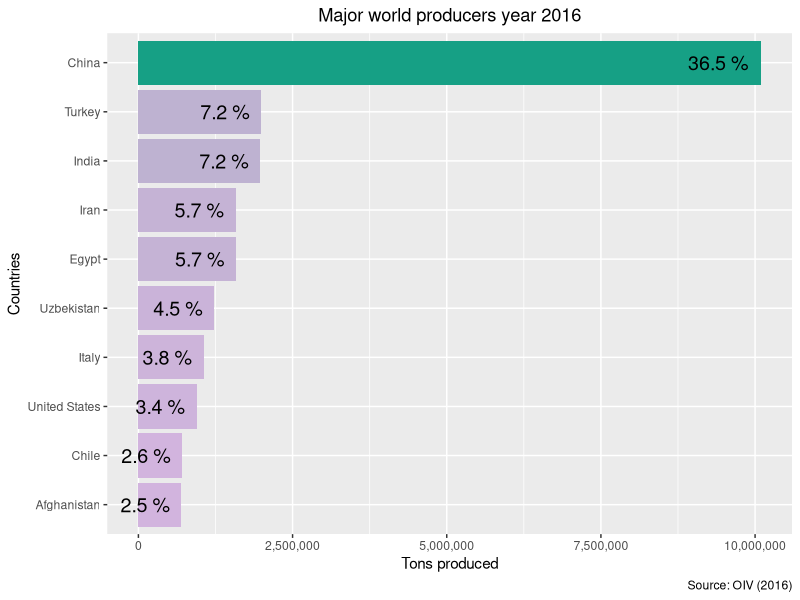
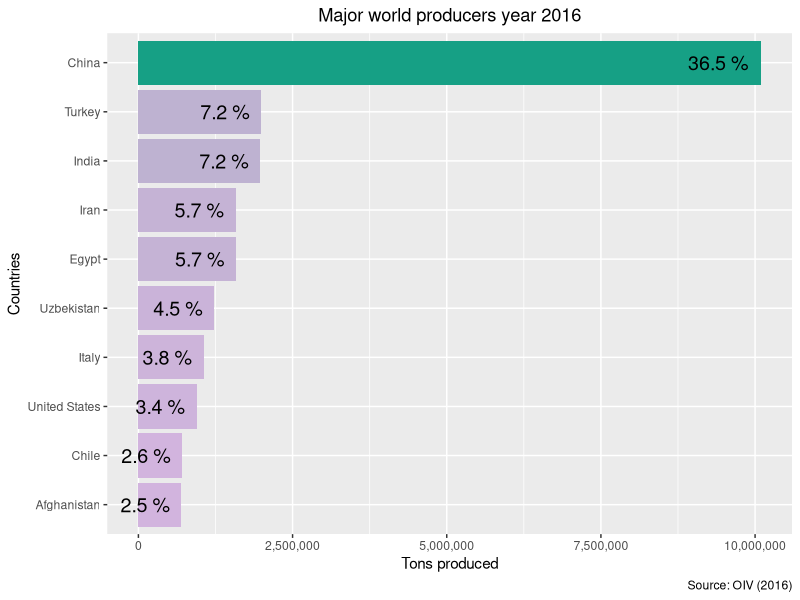
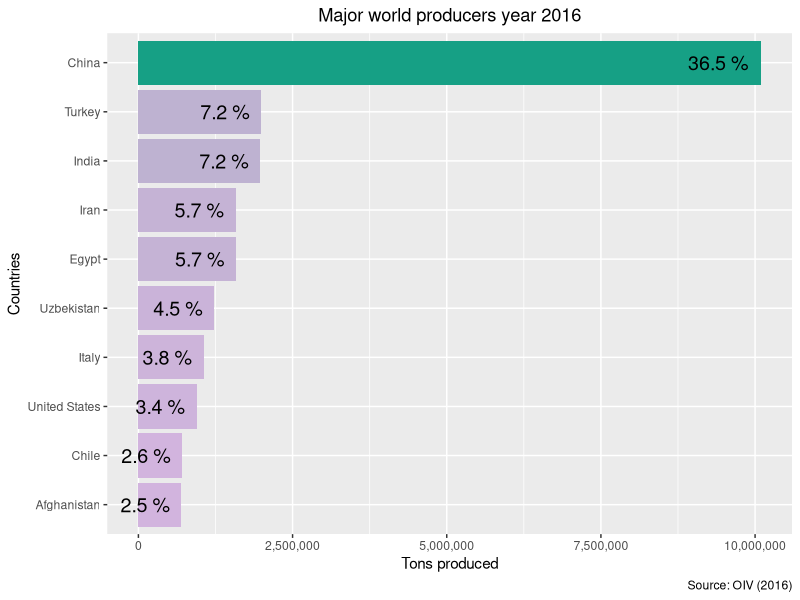

R code for these plots, in order:
# Data stat from https://www.oiv.int/en/statistiques/recherche
library(ggplot2)
#library(ggthemes)
#library(hrbrthemes)
#library(gghighlight)

# Load the csv from OIV with the table grapes production in the world
oiv_data <- read.csv("./For_write_thesis/OIV_Data/oiv_export-StatData-2021-06-11-09-05-26.csv")

# Selection of the 10 first which come all in descending order
oiv_data <- as.data.frame(oiv_data[1:10,])

# Percentage of each country production using the total amount of tonnes in the world
Percentage <- oiv_data[,6]/27639358
Percentage <- as.numeric(format(round(Percentage, 3), nsmall = 2))

# Creation of a dataframe with the Country, Values in Tonnes and the percentage of the production
oiv_data <- data.frame(cbind(oiv_data[,2], oiv_data[,6], Percentage))
colnames(oiv_data) <- c("Country","Value", "Percentage")

# Transform as.numeric columns 2:3
oiv_data <- transform(oiv_data, Value = as.numeric(Value), 
                      Percentage = as.numeric(Percentage))

# Plotting a graph with the information of the dataframe from OIV
# https://htmlcolorcodes.com/es/
p <- ggplot(data = oiv_data, aes(y = reorder(Country, Percentage), x = Value)) + 
  geom_bar(aes(fill = Percentage), stat="identity", position = "dodge") +
  scale_fill_gradient(low = "#D2B4DE", high = "#16A085", na.value = NA) +
  geom_text(aes(label = paste(format(Percentage*100, nsmall=0), "%")),
                hjust = 1.2, size = 5, position = position_dodge(0.9)) +
  scale_x_continuous(name = "Tons produced", labels = scales::comma) +
  labs(y = "Countries", caption = "Source: OIV (2016)") +
  ggtitle("Major world producers year 2016") + theme(plot.title = element_text(hjust = 0.5),
                                           legend.position = "none")

plot(p)

#png("Major_world_producers_table_grape_2016.png")
ggsave("Major_world_producers_table_grape_2016.png", width = 30, height = 20, units = "cm")
print(p)
dev.off()